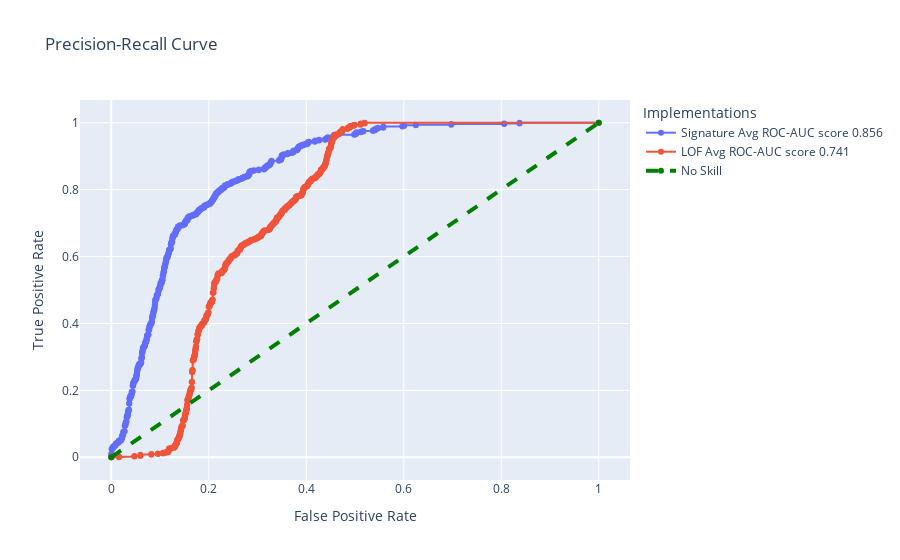

Notebook source saved alongside this figure:
### Code cell
from myHelper import analytics
from myHelper import anomaly_detection

y_zero_one = anomaly_detection.zero_one_label_converter(hb_labels)

analytics.sig_roc_curve(vec_dis_mat,
                        sig_dis_mat,
                        hb_labels,
                        y_zero_one,
                        vec_n_neighbors=hyper_param[ "n_neighbors"],
                        vec_c =hyper_param[ "contamination"],
                        sig_n_neighbors=hyper_param[ "n_neighbors"],
                        sig_c=hyper_param[ "contamination"],
                        n_process = -1)

### Figure 1 — Plotly figure (JSON) as saved in the notebook; plotly's stock layout.template omitted (floating-point values rounded to 4 significant figures; data arrays with more than 128 entries replaced by an {"elided": "..."} marker saying what was removed)
{"data": [{"mode": "lines+markers", "name": "Signature Avg ROC-AUC score 0.856", "type": "scatter", "x": {"elided": "540 float values"}, "y": {"elided": "540 float values"}}, {"mode": "lines+markers", "name": "LOF Avg ROC-AUC score 0.741", "type": "scatter", "x": {"elided": "545 float values"}, "y": {"elided": "545 float values"}}, {"line": {"color": "green", "dash": "dash", "width": 4}, "name": "No Skill", "type": "scatter", "x": [0, 1], "y": [0, 1]}], "layout": {"autosize": true, "legend": {"title": {"text": "Implementations"}}, "title": {"text": "Precision-Recall Curve"}, "xaxis": {"autorange": true, "range": [-0.05976, 1.06], "title": {"text": "False Positive Rate"}, "type": "linear"}, "yaxis": {"autorange": true, "range": [-0.07325, 1.073], "title": {"text": "True Positive Rate"}, "type": "linear"}}}
